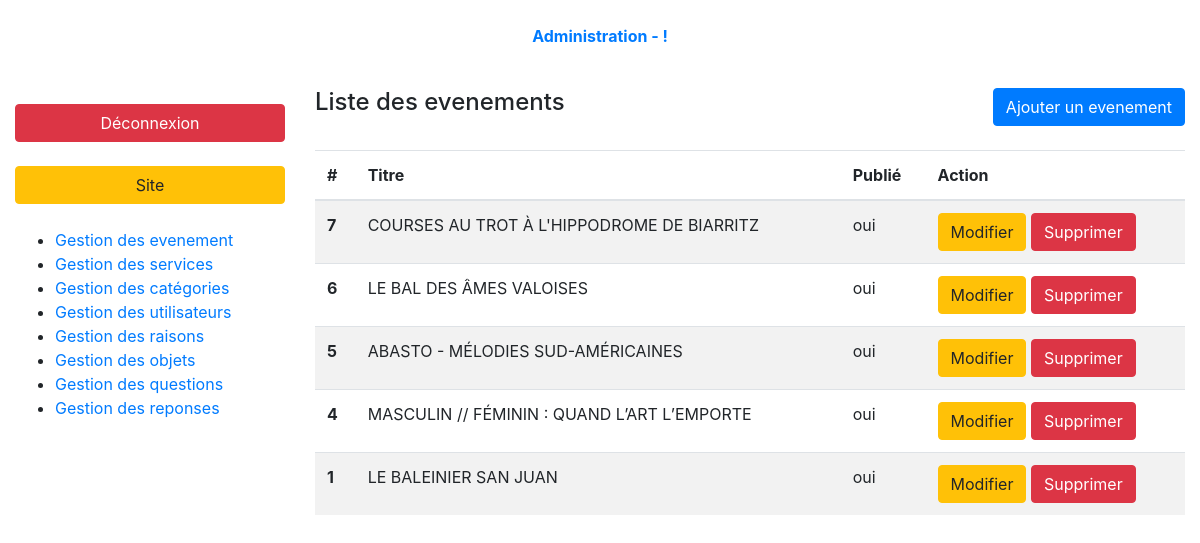
/index.php?page=admin-events-list (signed in), run on the app's committed database.
### tables this page shows
CREATE TABLE `events` (
  `id` int(10) UNSIGNED NOT NULL,
  `title` varchar(255) NOT NULL,
  `summary` varchar(255) NOT NULL,
  `content` text NOT NULL,
  `event_date` date NOT NULL,
  `event_time` time DEFAULT NULL,
  `phone_number` varchar(15) DEFAULT NULL,
  `is_published` tinyint(1) UNSIGNED NOT NULL DEFAULT '0' COMMENT 'Publiée ? oui/non',
  `published_at` date NOT NULL COMMENT 'date a publier sur le site',
  `created_at` timestamp NOT NULL DEFAULT CURRENT_TIMESTAMP,
  `address_id` int(10) UNSIGNED NOT NULL,
  `category_id` int(10) UNSIGNED NOT NULL
);

### controller/backend/events.php (called while the page is built, shortened)
<?php
require_once ('././model/events.php');
function eventsList(){
    $events = getEvents(FALSE, TRUE);
    require_once './views/backend/eventsList.php';
}

### model/events.php (called while the page is built, shortened)
<?php
    function getEvents($eventId = FALSE, $backOffice = FALSE, $eventDate = FALSE)
    {
        $db = dbConnect();
        if ($eventId){
            $queryString = 'SELECT e.*, DATE_FORMAT(e.event_time, "%H:%i") AS event_time_formated, GROUP_CONCAT(m.name) AS name, a.address, a.zip_code, a.city, a.country, a.location, c.id AS category_id, c.name AS category_name';
        }
        else{
            $queryString = 'SELECT e.id, e.title, e.summary, e.is_published, DATE_FORMAT(e.event_date, "%e-%c-%Y") AS event_date_formated, DATE_FORMAT(e.event_time, "%H:%i") AS event_time_formated, GROUP_CONCAT(m.name) AS name, c.name AS category_name';
        }
        $queryString .= ' FROM addresses a INNER JOIN events e
        ON a.id = e.address_id
        INNER JOIN medias m
        ON e.id = m.event_id
        INNER JOIN categories c
        ON c.id = e.category_id';
        if (!$eventId && !$backOffice && !$eventDate){
            $queryString .= ' WHERE is_published = 1
            GROUP BY e.id ORDER BY event_date ASC';
        }
        elseif (!$eventId && $backOffice){
            $queryString .= ' GROUP BY e.id
            ORDER BY created_at DESC';
        }
        elseif ($eventId && !$backOffice){
            $queryString .= ' WHERE is_published = 1 AND e.id = :id';
        }
        elseif (!$eventId && !$backOffice && $eventDate){
            $queryString .= ' WHERE is_published = 1 AND e.event_date = :eventDate
            GROUP BY e.id
            ORDER BY created_at DESC';
        }
        elseif ($eventId && $backOffice){
            $queryString .= ' WHERE e.id = :id';
        }
        $query = $db->prepare($queryString);
        if (!$eventId){
            if ($eventDate){
                $query->execute(['eventDate' => $eventDate]);
            }
            else{
                $query->execute();
            }
            return $query->fetchAll(PDO::FETCH_ASSOC);
        }
        else{
            $query->execute(['id' => $eventId]);
            return $query->fetch(PDO::FETCH_ASSOC);
        }
    }

### views/backend/eventsList.php (the view, shortened to what this page needs)
<div class="container-fluid">
    <?php require '././partials/backend/header.php'; ?>
    <div class="row my-3 index-content">
        <?php require '././partials/backend/nav.php'; ?>
        <section class="col-9">
            <header class="pb-4 d-flex justify-content-between">
                <h4>Liste des evenements</h4>
                <a class="btn btn-primary" href="index.php?page=admin-events-form">Ajouter un evenement</a>
            </header>
            <table class="table table-striped">
                <thead>
                <tr>
                    <th>#</th>
                    <th>Titre</th>
                    <th>Publié</th>
                    <th>Action</th>
                </tr>
                </thead>
                <tbody>
                <?php foreach($events as $event): ?>
                    <tr>
                        <th><?= $event['id'];?></th>
                        <td><?= $event['title'];?></td>
                        <td><?= ($event['is_published'] == 0) ? 'non' : 'oui' ;?></td>
                        <td>
                            <a href="index.php?page=admin-events-form&event-id=<?= $event['id'];?>&action=edit" class="btn btn-warning">Modifier</a>
                            <a onclick="return confirm('Are you sure?')" href="index.php?page=admin-events-list&event-id=<?= $event['id'];?>&action=delete" class="btn btn-danger">Supprimer</a>
                        </td>
                    </tr>
                <?php endforeach; ?>
                </tbody>
            </table>
        </section>
    </div>
</div>
<?php require 'layout.php'; ?>

### data on the page
events: id "7", title "COURSES AU TROT À L'HIPPODROME DE BIARRITZ", is_published "oui"
events: id "6", title "LE BAL DES ÂMES VALOISES", is_published "oui"
events: id "5", title "ABASTO - MÉLODIES SUD-AMÉRICAINES", is_published "oui"
events: id "4", title "MASCULIN // FÉMININ : QUAND L’ART L’EMPORTE", is_published "oui"
events: id "1", title "LE BALEINIER SAN JUAN", is_published "oui"
